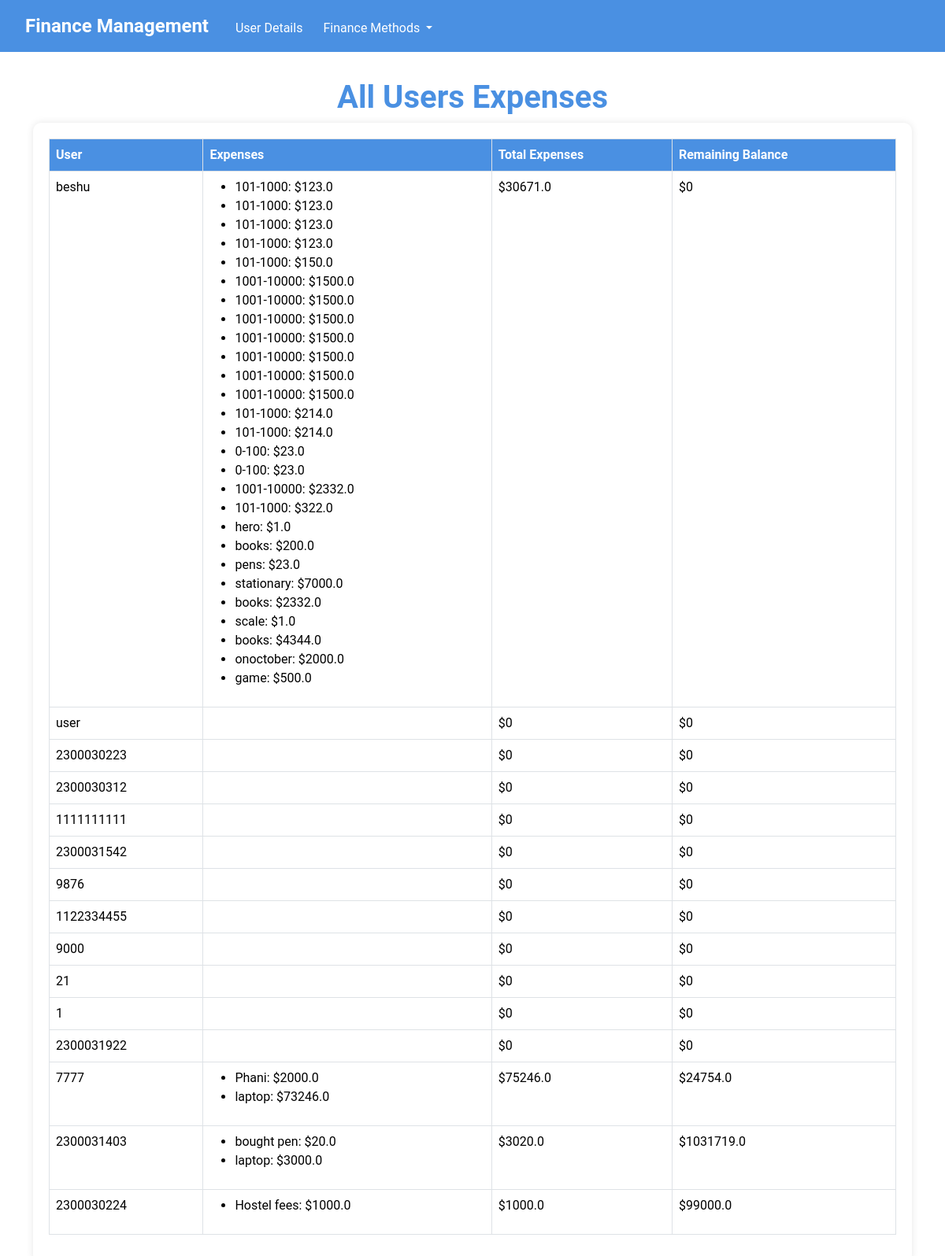
Before: /all_users_expenses/ with the older database file.
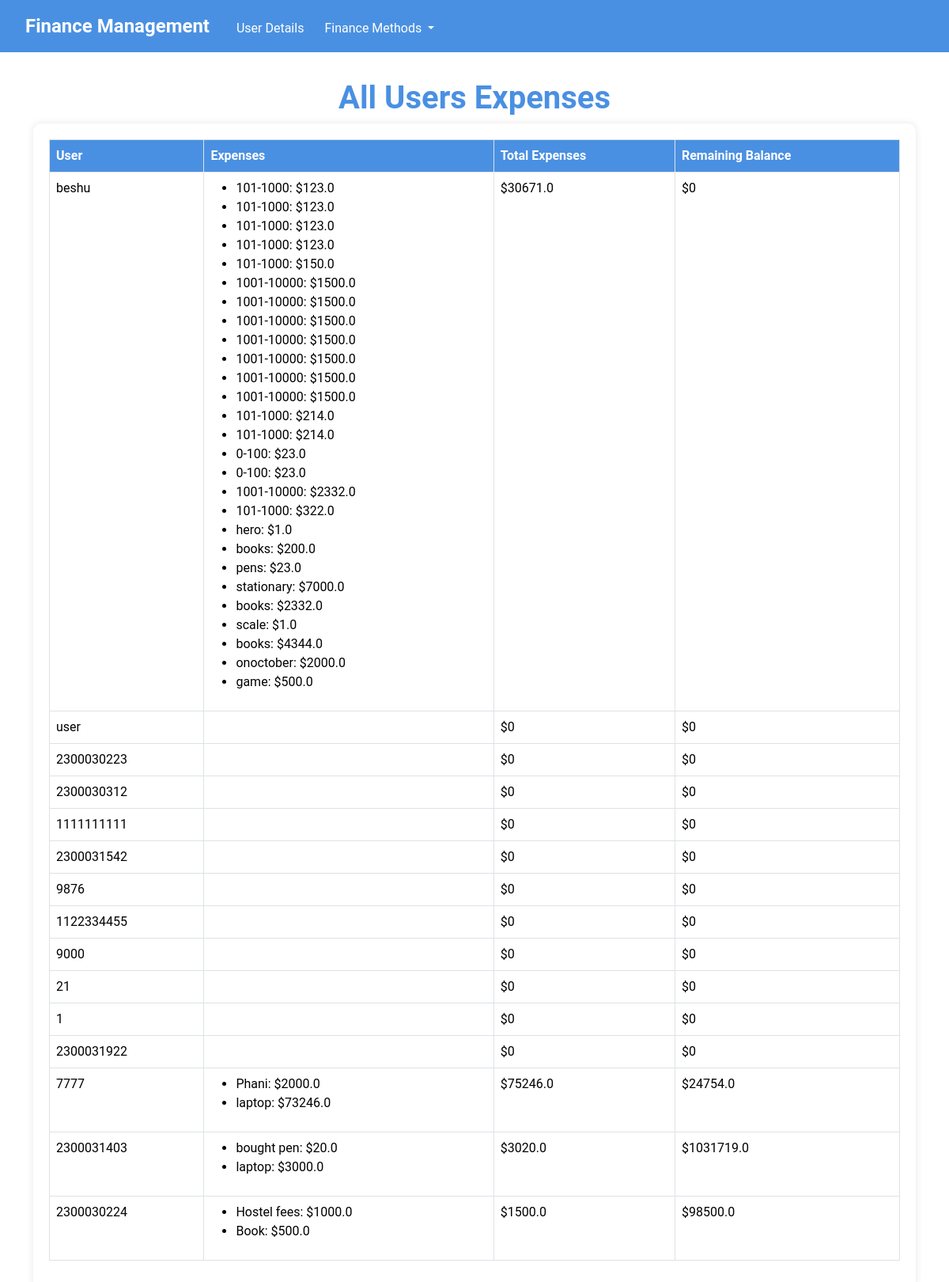
After: the same page with the newer database file.
### UserApp/models.py (models this page shows)
class Expense(models.Model):
    user = models.ForeignKey(User, on_delete=models.CASCADE, default=1)
    name = models.CharField(max_length=100)
    amount = models.FloatField()
    date = models.DateField(default=timezone.now)

### adminapp/views.py (the view)
# urls.py: path('all_users_expenses/', views.all_users_expenses, name='all_users_expenses'),
def all_users_expenses(request):
    users_data = []
    users = User.objects.all()
    for user in users:
        expenses = Expense.objects.filter(user=user)
        total_expenses = sum(expense.amount for expense in expenses)
        try:
            user_balance = UserBalance.objects.get(user=user)
        except UserBalance.DoesNotExist:
            user_balance = None
        remaining_balance = user_balance.balance - total_expenses if user_balance else 0
        users_data.append({
            'user': user,
            'expenses': expenses,
            'total_expenses': total_expenses,
            'remaining_balance': remaining_balance
        })
    return render(request, 'adminapp/all_users_expenses.html', {'users_data': users_data})

### templates/adminapp/all_users_expenses.html (shortened to what this page needs)
<!DOCTYPE html>
<html lang="en">
<head>
    <link href="https://cdn.jsdelivr.net/npm/bootstrap@5.3.3/dist/css/bootstrap.min.css" rel="stylesheet">
</head>
<body>
    <nav class="navbar navbar-expand-lg navbar-custom">
        <div class="container-fluid">
            <a class="navbar-brand" href="{% url 'adminapp:homepagecall' %}">Finance Management</a>
            <div class="collapse navbar-collapse" id="navbarNavDropdown">
                <ul class="navbar-nav">
                    <li class="nav-item">
                        <a class="nav-link" href="{% url 'adminapp:all_users_expenses' %}" style="padding-top:14px; margin-left:10px;">User Details</a>
                    </li>
                    <li class="nav-item dropdown" style="padding-top:6px; margin-left:10px;">
                        <a class="nav-link dropdown-toggle" href="#" id="navbarDropdownMenuLink" role="button" data-bs-toggle="dropdown" aria-expanded="false">
                            Finance Methods
                        </a>
                    </li>
                </ul>
            </div>
        </div>
    </nav>
    <div class="container">
        <h1 class="text-center" style="color: #4a90e2; font-weight: bold;">All Users Expenses</h1>
        <div class="table-container">
            <table class="table table-bordered">
                <thead>
                    <tr>
                        <th>User</th>
                        <th>Expenses</th>
                        <th>Total Expenses</th>
                        <th>Remaining Balance</th>
                    </tr>
                </thead>
                <tbody>
                    {% for user_data in users_data %}
                    <tr>
                        <td>{{ user_data.user.username }}</td>
                        <td>
                            <ul>
                                {% for expense in user_data.expenses %}
                                <li>{{ expense.name }}: ${{ expense.amount }}</li>
                                {% endfor %}
                            </ul>
                        </td>
                        <td>${{ user_data.total_expenses }}</td>
                        <td>${{ user_data.remaining_balance }}</td>
                    </tr>
                    {% endfor %}
                </tbody>
            </table>
        </div>
    </div>
</body>
</html>

Changed rows visible on the page:
added Expense: name "Book", amount "500.0"
Other visible differences:
{{ user_data.total_expenses }}: "1000.0" → "1500.0"
{{ user_data.remaining_balance }}: "99000.0" → "98500.0"
